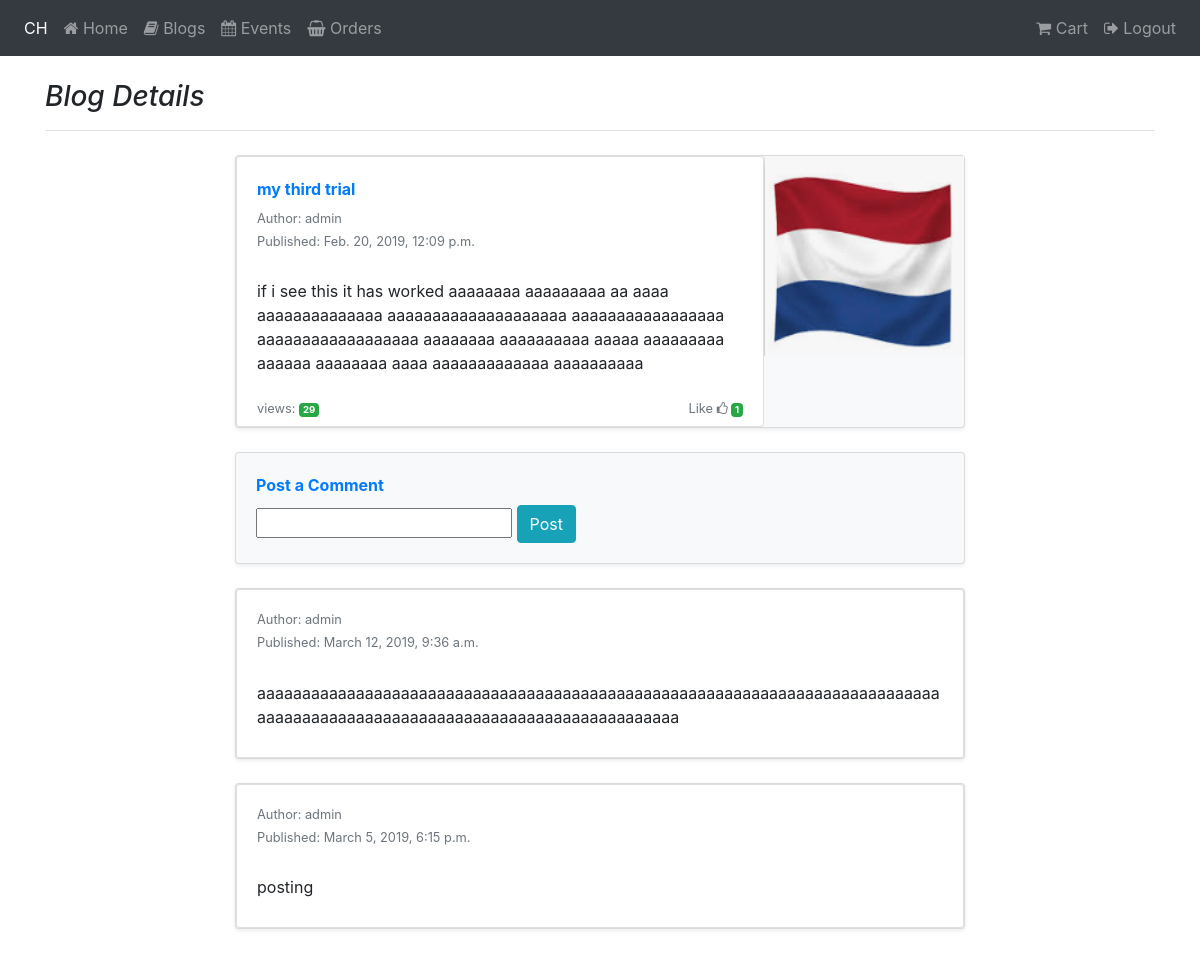
Page /blogs/4/ (signed in) on the committed database.
### blogs/models.py (models this page shows, shortened)
class Blog(models.Model):
    author = models.ForeignKey(User, on_delete=models.CASCADE, related_name="blog_author")
    title = models.CharField(max_length=200)
    content = models.TextField()
    published_date = models.DateTimeField(auto_now_add=True)
    views = models.IntegerField(default=0)
    blog_image = models.ImageField(upload_to="images", blank=True, null=True)

class BlogComment(models.Model):
    blogid = models.ForeignKey(Blog, on_delete=models.CASCADE, related_name="comment_blog")
    authorid = models.ForeignKey(User, on_delete=models.CASCADE, related_name="comment_author")
    blog_comment = models.CharField(max_length=125)
    created_date = models.DateTimeField(auto_now_add=True)

### blogs/views.py (the view)
# urls.py: url(r'^(?P<pk>\d+)/$', blog_detail, name='blog_detail'),
def blog_detail(request, pk):
    if request.user.is_authenticated:
        userid = User.objects.get(pk=request.user.id)
        blog = get_object_or_404(Blog, pk=pk)
        comments = BlogComment.objects.filter(blogid=pk).order_by('-created_date')
        likes = BlogLike.objects.filter(BlogLikeId=pk)
        if likes:
            for like in likes:
                if like.BlogLikedBy == userid:
                    thumb = True
                else:
                    thumb = False
        else:
            thumb = False
        users = User.objects.all()
        comment_form = BlogCommentForm()
        blog.views += 1
        blog.save()
        return render(request, "blogdetail.html", {'comment_form': comment_form,
                    'blog': blog, 'comments': comments, 'users': users,
                    'likes': likes, 'thumb': thumb})
    else:
        messages.success(request, "You are supposed to be logged in to see that!")
        return redirect(reverse('index'))

### blogs/forms.py
class BlogCommentForm(forms.Form):
    Blog_comment = forms.CharField(max_length=125, label=False)

### cart/contexts.py (called while the page is built)
def cart_contents(request):
    cart = request.session.get('cart', {})
    cart_items = []
    total = 0
    product_count = 0
    for id, quantity in cart.items():
        event = get_object_or_404(Event, pk=id)
        total += quantity * event.price
        product_count += quantity
        cart_items.append({'id':id, 'quantity': quantity, 'event': event})
    return { 'cart_items': cart_items, 'total': total,
        'product_count': product_count }

### blogs/templates/blogdetail.html (shortened to what this page needs)
{% extends "base.html" %}
{% load bootstrap_tags %}
{% block content %}
<div class="container">
    <h3 class="pb-3 mb-4 font-italic border-bottom">
        Blog Details
    </h3>
    <div class="row justify-content-center">
        <div class="col-md-8">
            <div class="card flex-md-row mb-4 shadow-sm h-md-250 bg-light">
                <div class="card-body card-text card d-flex flex-column less-padding-bottom">
                    <strong class="d-flex justify-content-between mb-2 text-primary">{{blog.title}}
                    </strong>
                    <div class="mb-1 text-muted small">Author: {{blog.author}}</div>
                    <div class="mb-1 text-muted small">Published: {{blog.published_date}}</div>
                    <br>
                    <p class="card-text mb-auto">{{blog.content}}</p>
                    <br>
                    <div class="mb-1 text-muted small">
                        <span class="floatleft">views: <span class="badge badge-success">{{blog.views}}</span></span>
                        <span class="floatright">
                        {% if thumb  %}
                            <a class="text-muted" href="{% url 'blog_like' blog.id%}"> Dislike <i class="fa fa-thumbs-o-up"></i></a>
                        {% else %}
                            <a class="text-muted" href="{% url 'blog_like' blog.id%}"> Like <i class="fa fa-thumbs-o-up"></i></a>
                        {% endif %}
                        <span class="badge badge-success">{{likes.count}}</span></span>
                    </div>
                </div>
                <img class="card-img-right flex-auto d-none d-lg-block" alt="Thumbnail [200x250]" src="{{ MEDIA_URL }}{{ blog.blog_image }}" style="width: 200px; height: 200px;">
            </div>
            <div class="col-md-8 no-padding">
                <div class="card flex-md-row mb-4 shadow-sm h-md-250 bg-light">
                <div class="card-body">
                    <strong class="d-inline-block mb-2 text-primary">Post a Comment</strong>
                    <form method="POST" action="{% url 'blogpost_comment' blog.id%}" enctype="multipart/form-data">
                        {% csrf_token %} {{ comment_form | as_bootstrap }}
                        <button type="submit" class="btn btn-info">Post</button>
                    </form>
                </div>
            </div>
            </div>
            {% for comment in comments %}
            <div class="card flex-md-row mb-4 shadow-sm h-md-250 bg-light">
                <div class="card-body card-text card d-flex flex-column less-padding-bottom">
                    <div class="mb-1 text-muted small">Author: {{comment.authorid}}
                    </div>
                    <div class="mb-1 text-muted small">Published: {{comment.created_date}}</div>
                    <br>
                    <p class="card-text mb-auto">{{comment.blog_comment}}</p>
                    <br>
                </div>
            </div>
            {% endfor %}
        </div>
    </div>
</div>
{% endblock %}

### static/css/custom.css (style rules this page uses)
.less-padding-bottom { padding-bottom: 4px !important }
.floatright { float: right !important }
.floatleft { float: left !important }
.no-padding { padding: 0px !important; max-width: 100% !important; }
.card-text { word-wrap: break-word; }
.card { max-width: 100%; }

### rows in the picture
Blog: title "my third trial", author "admin", published_date "Feb. 20, 2019, 12:09 p.m.", content "if i see this it has worked aaaaaaaa aaaaaaaaa aa aaaa aaaaaaaaaaaaaa aaaaaaaaaaaaaaaaaaaa aaaaaaaaaaaaaaaaa aaaaaaaaaaaaaaaaaa aaaaaaaa aaaaaaaaaa aaaaa aaaaaaaaa aaaaaa aaaaaaaa aaaa aaaaaaaaaaaaa aaaaaaaaaa", views "29", blog_image (picture)
BlogComment: authorid "admin", created_date "March 12, 2019, 9:36 a.m.", blog_comment "aaaaaaaaaaaaaaaaaaaaaaaaaaaaaaaaaaaaaaaaaaaaaaaaaaaaaaaaaaaaaaaaaaaaaaaaaaaaaaaaaaaaaaaaaaaaaaaaaaaaaaaaaaaaaaaaaaaaaaaaaaa"
BlogComment: authorid "admin", created_date "March 5, 2019, 6:15 p.m.", blog_comment "posting"

### other values in the picture
{{ likes.count }} "1"
